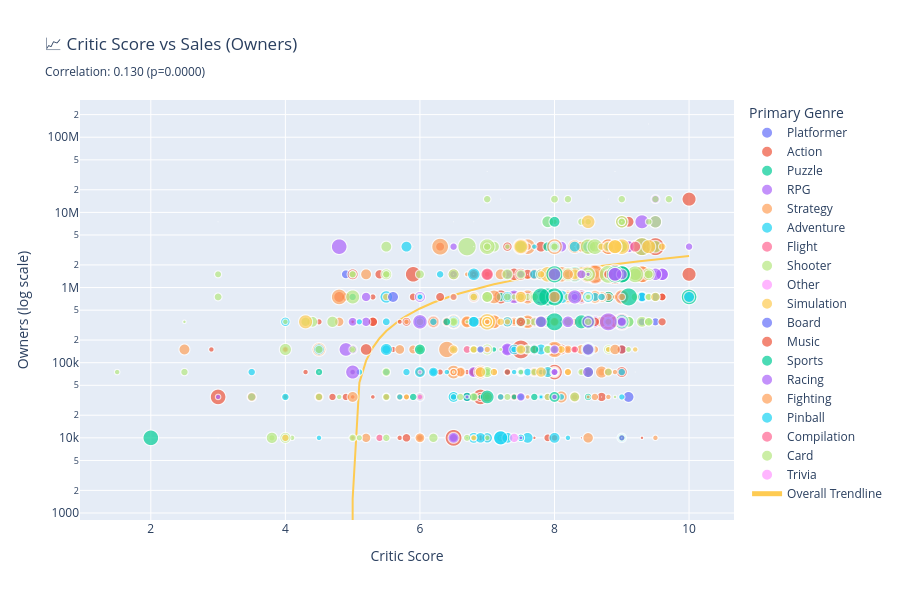

Notebook code cell kept with this figure:
### Markdown cell above
---

# Key Analysis: Does Critic Score Drive Success?

## 1. Critic Score → Sales Correlation

**Question:** Do higher critic scores lead to more sales?

**What to look for:** 
- Positive correlation = Critics drive sales ✅
- Flat trend = Critics don't matter ❌
- Strong R² = Predictable relationship

### Code cell
from scipy import stats

# Calculate correlation
corr, p_value = stats.pearsonr(df_analysis['critic_score'], df_analysis['owners_midpoint'])

# Create scatter plot with trend line
fig = px.scatter(
    df_analysis,
    x='critic_score',
    y='owners_midpoint',
    color='primary_genre',
    size='price',
    hover_data=['title', 'price', 'owners_midpoint'],
    title=f'📈 Critic Score vs Sales (Owners)<br><sub>Correlation: {corr:.3f} (p={p_value:.4f})</sub>',
    labels={'critic_score': 'Critic Score', 'owners_midpoint': 'Number of Owners'},
    trendline='ols',
    trendline_scope='overall',
    height=600
)

fig.update_yaxes(type='log', title='Owners (log scale)')
fig.update_layout(
    showlegend=True,
    legend=dict(title='Primary Genre', orientation='v', x=1.02, y=1)
)

fig.show()

print(f"\n💡 Key Insight: Correlation = {corr:.3f}")
if corr > 0.3:
    print("✅ Strong positive relationship! Better reviews = More sales")
elif corr > 0.1:
    print("⚠️ Weak positive relationship. Reviews help but aren't decisive")
else:
    print("❌ No meaningful relationship. Reviews don't predict sales")

### Figure 1 — Plotly figure (JSON) as saved in the notebook; plotly's stock layout.template omitted (floating-point values rounded to 4 significant figures; data arrays with more than 128 entries replaced by an {"elided": "..."} marker saying what was removed)
{"data": [{"customdata": [["1001 Spikes", 9.99], ["140", 3.99], ["A.R.E.S.: Extinction Agenda", 3.99], ["Aaru's Awakening", 10.99], ["And Yet It Moves", 6.99], ["Bionic Commando Rearmed", 6.49], ["Bit.Trip Runner", 6.99], ["Braid", 10.99], ["Capsized", 5.99], ["DuckTales Remastered", 11.99], ["Escape Goat", 3.99], ["Fenix Rage", 9.99], ["Fez", 6.99], ["Grow Home", 6.69], ["Grow Up", 8.59], ["Guacamelee!", 15.49], ["Hell Yeah! Wrath of the Dead Rabbit", 9.99], ["InMomentum", 6.99], ["Limbo", 6.99], ["Lovers in a Dangerous Spacetime", 10.99], ["Mushroom 11", 10.99], ["Pid", 6.99], ["Prince of Persia", 8.59], ["Psychonauts", 6.99], ["Rayman Origins", 8.59], ["Shovel Knight", 18.99], ["Sideway: New York", 6.99], ["Snapshot", 6.99], ["SteamWorld Dig", 6.99], ["Super Meat Boy", 3.99], ["The Swapper", 11.99], ["They Bleed Pixels", 6.99], ["Thomas Was Alone", 5.99], ["Tobe's Vertical Adventure", 0.79], ["VVVVVV", 3.99]], "hovertemplate": "primary_genre=Platformer<br>Critic Score=%{x}<br>Number of Owners=%{y}<br>price=%{customdata[1]}<br>title=%{customdata[0]}<extra></extra>", "legendgroup": "Platformer", "marker": {"color": "#636efa", "size": [9.99, 3.99, 3.99, 10.99, 6.99, 6.49, 6.99, 10.99, 5.99, 11.99, 3.99, 9.99, 6.99, 6.69, 8.59, 15.49, 9.99, 6.99, 6.99, 10.99, 10.99, 6.99, 8.59, 6.99, 8.59, 18.99, 6.99, 6.99, 6.99, 3.99, 11.99, 6.99, 5.99, 0.79, 3.99], "sizemode": "area", "sizeref": 0.125, "symbol": "circle"}, "mode": "markers", "name": "Platformer", "showlegend": true, "type": "scattergl", "x": [8.0, 8.0, 7.5, 6.7, 8.4, 9.3, 7.0, 8.8, 8.5, 7.0, 8.0, 6.0, 9.5, 8.8, 7.8, 9.1, 4.9, 6.0, 9.0, 8.5, 9.0, 7.8, 9.3, 8.7, 9.5, 9.0, 8.0, 5.0, 9.5, 9.0, 9.3, 8.2, 8.0, 8.0, 7.5], "xaxis": "x", "y": [75000, 350000, 150000, 35000, 350000, 350000, 750000, 1500000, 350000, 350000, 35000, 35000, 1500000, 350000, 75000, 35000, 1500000, 75000, 3500000, 350000, 150000, 750000, 350000, 3500000, 350000, 750000, 75000, 350000, 750000, 10000, 750000, 350000, 750000, 75000, 1500000], "yaxis": "y"}, {"customdata": {"elided": "255x2 mixed values"}, "hovertemplate": "primary_genre=Action<br>Critic Score=%{x}<br>Number of Owners=%{y}<br>price=%{customdata[1]}<br>title=%{customdata[0]}<extra></extra>", "legendgroup": "Action", "marker": {"color": "#EF553B", "size": {"elided": "255 float values"}, "sizemode": "area", "sizeref": 0.125, "symbol": "circle"}, "mode": "markers", "name": "Action", "showlegend": true, "type": "scattergl", "x": {"elided": "255 float values"}, "xaxis": "x", "y": {"elided": "255 int values"}, "yaxis": "y"}, {"customdata": [["7 Wonders: Treasures of Seven", 6.99], ["A Virus Named Tom", 6.99], ["Antichamber", 14.99], ["Bejeweled 3", 4.25], ["Bejeweled Twist", 4.25], ["Cogs", 4.79], ["Contrast", 8.49], ["Crayon Physics Deluxe", 15.99], ["Crazy Machines 2", 7.19], ["Critical Mass", 1.59], ["Expand", 4.79], ["Flock", 3.49], ["Gunpoint", 6], ["Human Fall Flat", 11.99], ["I Am Bread", 9.99], ["Incredipede", 6.99], ["Little Inferno", 6.99], ["Lumines", 2.09], ["Luxor: Quest for the Afterlife", 5.99], ["Luxor 3", 5.99], ["Magnetic: Cage Closed", 11.99], ["Magrunner: Dark Pulse", 6.99], ["MouseCraft", 6.99], ["Mystery Case Files: 13th Skull", 6.99], ["NightSky", 6.99], ["Osmos", 6.99], ["Peggle Nights", 4.25], ["Pony Island", 3.99], ["Puzzle Quest: Galactrix", 6.99], ["Quadrilateral Cowboy", 14.99], ["Quantum Conundrum", 6.99], ["QUBE", 6.99], ["Road Not Taken", 10.99], ["Roogoo", 0.79], ["Rush", 3.99], ["Safecracker: The Ultimate Puzzle Adventure", 4.49], ["Scribblenauts Unlimited", 14.99], ["Scribblenauts Unmasked: A DC Comics Adventure", 14.99], ["Storm", 6.99], ["The Talos Principle", 29.99], ["The Turing Test", 14.99], ["The UnderGarden", 4.99], ["The Witness", 29.99], ["Tiny Brains", 7.19], ["Vessel", 14.99], ["World of Goo", 6.99], ["Yosumin!", 3.99], ["Zen Bound 2", 3.99], ["Zuma's Revenge", 4.25]], "hovertemplate": "primary_genre=Puzzle<br>Critic Score=%{x}<br>Number of Owners=%{y}<br>price=%{customdata[1]}<br>title=%{customdata[0]}<extra></extra>", "legendgroup": "Puzzle", "marker": {"color": "#00cc96", "size": [6.99, 6.99, 14.99, 4.25, 4.25, 4.79, 8.49, 15.99, 7.19, 1.59, 4.79, 3.49, 6.0, 11.99, 9.99, 6.99, 6.99, 2.09, 5.99, 5.99, 11.99, 6.99, 6.99, 6.99, 6.99, 6.99, 4.25, 3.99, 6.99, 14.99, 6.99, 6.99, 10.99, 0.79, 3.99, 4.49, 14.99, 14.99, 6.99, 29.99, 14.99, 4.99, 29.99, 7.19, 14.99, 6.99, 3.99, 3.99, 4.25], "sizemode": "area", "sizeref": 0.125, "symbol": "circle"}, "mode": "markers", "name": "Puzzle", "showlegend": true, "type": "scattergl", "x": [5.9, 7.0, 8.6, 8.0, 7.4, 7.3, 7.5, 8.8, 6.8, 8.0, 8.0, 6.9, 9.0, 7.9, 7.2, 8.5, 5.0, 6.8, 6.0, 7.5, 6.5, 6.8, 7.7, 7.0, 7.5, 8.5, 8.4, 9.0, 8.5, 8.5, 8.0, 6.5, 6.7, 7.1, 8.0, 6.9, 8.8, 9.1, 4.0, 8.3, 7.0, 6.5, 10.0, 4.5, 8.0, 9.0, 7.1, 7.5, 8.0], "xaxis": "x", "y": [35000, 350000, 1500000, 350000, 35000, 10000, 350000, 750000, 150000, 150000, 75000, 35000, 750000, 3500000, 750000, 150000, 750000, 10000, 10000, 35000, 35000, 35000, 35000, 10000, 750000, 750000, 350000, 350000, 35000, 75000, 350000, 350000, 35000, 75000, 350000, 75000, 1500000, 350000, 35000, 1500000, 350000, 35000, 750000, 75000, 350000, 1500000, 150000, 350000, 150000], "yaxis": "y"}, {"customdata": {"elided": "96x2 mixed values"}, "hovertemplate": "primary_genre=RPG<br>Critic Score=%{x}<br>Number of Owners=%{y}<br>price=%{customdata[1]}<br>title=%{customdata[0]}<extra></extra>", "legendgroup": "RPG", "marker": {"color": "#ab63fa", "size": [2.79, 0.0, 6.99, 4.79, 26.99, 11.49, 0.0, 12.49, 0.0, 9.99, 6.99, 10.99, 0.0, 18.99, 0.0, 14.99, 29.99, 14.99, 14.99, 0.0, 14.99, 0.0, 6.99, 4.99, 4.99, 3.49, 0.0, 0.0, 0.0, 6.99, 7.99, 19.99, 5.59, 10.99, 9.99, 2.99, 10.99, 0.0, 9.99, 8.99, 4.99, 19.99, 10.99, 3.99, 10.99, 17.99, 14.99, 6.99, 23.79, 7.99, 19.99, 19.99, 19.99, 20.99, 7.99, 14.99, 7.99, 15.49, 10.99, 22.99, 12.99, 0.0, 7.99, 7.99, 10.99, 10.99, 0.0, 7.99, 10.99, 10.99, 10.99, 25.99, 0.0, 7.19, 7.19, 7.19, 7.19, 7.19, 10.99, 3.99, 10.99, 12.99, 12.99, 14.99, 9.99, 0.0, 23.99, 6.99, 14.99, 24.99, 10.99, 6.99, 14.99, 6.99, 14.99, 23.79], "sizemode": "area", "sizeref": 0.125, "symbol": "circle"}, "mode": "markers", "name": "RPG", "showlegend": true, "type": "scattergl", "x": [8.8, 4.5, 7.0, 8.0, 7.8, 7.8, 7.6, 9.3, 8.0, 6.5, 8.0, 7.6, 8.0, 9.1, 7.0, 6.8, 9.0, 7.0, 7.6, 9.4, 9.0, 5.1, 7.6, 8.5, 6.5, 8.5, 8.0, 9.0, 8.5, 7.0, 9.0, 9.5, 7.0, 8.0, 5.5, 9.0, 7.0, 9.0, 7.7, 8.6, 8.1, 9.0, 5.0, 6.0, 8.5, 8.6, 7.3, 6.8, 7.4, 9.2, 9.6, 9.6, 9.5, 7.3, 8.0, 8.1, 7.5, 7.7, 5.2, 9.0, 7.5, 8.5, 8.6, 6.5, 5.2, 9.0, 7.9, 6.5, 7.8, 6.5, 7.3, 9.0, 6.8, 7.6, 9.0, 6.5, 9.0, 8.7, 8.8, 7.5, 9.0, 8.9, 9.3, 7.8, 9.5, 8.3, 4.9, 8.5, 9.0, 9.3, 8.0, 7.5, 6.0, 10.0, 8.4, 8.4], "xaxis": "x", "y": [350000, 75000, 350000, 750000, 750000, 350000, 1500000, 750000, 35000, 150000, 350000, 150000, 750000, 3500000, 3500000, 75000, 350000, 750000, 750000, 150000000, 750000, 350000, 150000, 750000, 750000, 750000, 1500000, 750000, 750000, 75000, 3500000, 7500000, 75000, 750000, 1500000, 350000, 350000, 10000, 350000, 350000, 350000, 750000, 150000, 10000, 750000, 350000, 150000, 10000, 750000, 1500000, 1500000, 1500000, 1500000, 150000, 1500000, 3500000, 1500000, 150000, 350000, 1500000, 350000, 3500000, 750000, 1500000, 750000, 1500000, 75000, 150000, 350000, 350000, 1500000, 3500000, 1500000, 3500000, 3500000, 3500000, 3500000, 3500000, 3500000, 3500000, 3500000, 1500000, 1500000, 1500000, 15000000, 3500000, 150000, 3500000, 3500000, 7500000, 350000, 1500000, 750000, 3500000, 750000, 750000], "yaxis": "y"}, {"customdata": {"elided": "209x2 mixed values"}, "hovertemplate": "primary_genre=Strategy<br>Critic Score=%{x}<br>Number of Owners=%{y}<br>price=%{customdata[1]}<br>title=%{customdata[0]}<extra></extra>", "legendgroup": "Strategy", "marker": {"color": "#FFA15A", "size": {"elided": "209 float values"}, "sizemode": "area", "sizeref": 0.125, "symbol": "circle"}, "mode": "markers", "name": "Strategy", "showlegend": true, "type": "scattergl", "x": {"elided": "209 float values"}, "xaxis": "x", "y": {"elided": "209 int values"}, "yaxis": "y"}, {"customdata": {"elided": "133x2 mixed values"}, "hovertemplate": "primary_genre=Adventure<br>Critic Score=%{x}<br>Number of Owners=%{y}<br>price=%{customdata[1]}<br>title=%{customdata[0]}<extra></extra>", "legendgroup": "Adventure", "marker": {"color": "#19d3f3", "size": {"elided": "133 float values"}, "sizemode": "area", "sizeref": 0.125, "symbol": "circle"}, "mode": "markers", "name": "Adventure", "showlegend": true, "type": "scattergl", "x": {"elided": "133 float values"}, "xaxis": "x", "y": {"elided": "133 int values"}, "yaxis": "y"}, {"customdata": [["Air Conflicts: Vietnam", 11.39], ["Battle of Europe", 6.99], ["Microsoft Flight Simulator X", 19.99], ["Thunder Wolves", 7.99], ["War Thunder", 0], ["Wings of Prey", 6.99]], "hovertemplate": "primary_genre=Flight<br>Critic Score=%{x}<br>Number of Owners=%{y}<br>price=%{customdata[1]}<br>title=%{customdata[0]}<extra></extra>", "legendgroup": "Flight", "marker": {"color": "#FF6692", "size": [11.39, 6.99, 19.99, 7.99, 0.0, 6.99], "sizemode": "area", "sizeref": 0.125, "symbol": "circle"}, "mode": "markers", "name": "Flight", "showlegend": true, "type": "scattergl", "x": [3.5, 5.4, 7.0, 6.7, 7.2, 8.3], "xaxis": "x", "y": [35000, 10000, 1500000, 150000, 15000000, 150000], "yaxis": "y"}, {"customdata": {"elided": "195x2 mixed values"}, "hovertemplate": "primary_genre=Shooter<br>Critic Score=%{x}<br>Number of Owners=%{y}<br>price=%{customdata[1]}<br>title=%{customdata[0]}<extra></extra>", "legendgroup": "Shooter", "marker": {"color": "#B6E880", "size": {"elided": "195 float values"}, "sizemode": "area", "sizeref": 0.125, "symbol": "circle"}, "mode": "markers", "name": "Shooter", "showlegend": true, "type": "scattergl", "x": {"elided": "195 float values"}, "xaxis": "x", "y": {"elided": "195 int values"}, "yaxis": "y"}, {"customdata": [["Analogue: A Hate Story", 7.19], ["Blueberry Garden", 3.99], ["Gravity Ghost", 10.99], ["Musaic Box", 3.99]], "hovertemplate": "primary_genre=Other<br>Critic Score=%{x}<br>Number of Owners=%{y}<br>price=%{customdata[1]}<br>title=%{customdata[0]}<extra></extra>", "legendgroup": "Other", "marker": {"color": "#FF97FF", "size": [7.19, 3.99, 10.99, 3.99], "sizemode": "area", "sizeref": 0.125, "symbol": "circle"}, "mode": "markers", "name": "Other", "showlegend": true, "type": "scattergl", "x": [7.0, 6.0, 7.4, 8.0], "xaxis": "x", "y": [150000, 35000, 10000, 35000], "yaxis": "y"}, {"customdata": [["Anno 2205", 33.99], ["Banished", 14.99], ["Chris Sawyer's Locomotion", 4.79], ["Cities: Skylines", 22.99], ["Cities in Motion", 14.99], ["Cities in Motion 2", 14.99], ["Cities XL", 7.49], ["CivCity: Rome", 5.99], ["Coffee Tycoon", 7.19], ["Combat Wings: Battle of Britain", 4.99], ["Consortium", 6.99], ["Farming Simulator 2013", 7.19], ["Flight Control HD", 2.99], ["From Dust", 8.59], ["FTL: Faster Than Light", 6.99], ["Gone Home", 10.99], ["Kerbal Space Program", 29.99], ["Light of Altair", 11.99], ["Papers, Please", 6.99], ["Patrician III", 3.99], ["Patrician IV: Conquest By Trade", 9.99], ["Project Highrise", 14.99], ["Railroad Tycoon 3", 5.99], ["Rebel Galaxy", 14.99], ["Restaurant Empire", 13.99], ["Restaurant Empire 2", 13.99], ["Reus", 6.99], ["RollerCoaster Tycoon 2: Wacky Worlds", 6.99], ["RollerCoaster Tycoon 3", 10.99], ["Sid Meier's Civilization: Beyond Earth", 29.99], ["Sid Meier's Railroads!", 5.99], ["Silent Hunter: Wolves of the Pacific", 8.59], ["Silent Hunter III", 4.29], ["Space Colony", 11.99], ["Spacebase DF-9", 6.99], ["Spore", 14.99], ["Surgeon Simulator 2013", 6.99], ["The Sims 2", 24.99], ["The Sims 3", 24.99], ["The Sims 3 (Collector's Edition)", 24.99], ["The Sims 4", 24.99], ["Thrillville: Off the Rails", 7.19], ["Trauma", 4.39], ["Wildlife Park", 4.99], ["X Rebirth", 24.99], ["X2: The Threat", 4.99], ["X3: Reunion", 9.99], ["X3: Terran Conflict", 15.99]], "hovertemplate": "primary_genre=Simulation<br>Critic Score=%{x}<br>Number of Owners=%{y}<br>price=%{customdata[1]}<br>title=%{customdata[0]}<extra></extra>", "legendgroup": "Simulation", "marker": {"color": "#FECB52", "size": [33.99, 14.99, 4.79, 22.99, 14.99, 14.99, 7.49, 5.99, 7.19, 4.99, 6.99, 7.19, 2.99, 8.59, 6.99, 10.99, 29.99, 11.99, 6.99, 3.99, 9.99, 14.99, 5.99, 14.99, 13.99, 13.99, 6.99, 6.99, 10.99, 29.99, 5.99, 8.59, 4.29, 11.99, 6.99, 14.99, 6.99, 24.99, 24.99, 24.99, 24.99, 7.19, 4.39, 4.99, 24.99, 4.99, 9.99, 15.99], "sizemode": "area", "sizeref": 0.125, "symbol": "circle"}, "mode": "markers", "name": "Simulation", "showlegend": true, "type": "scattergl", "x": [7.0, 8.3, 5.8, 8.5, 7.0, 7.5, 8.1, 8.2, 4.0, 7.0, 7.2, 7.1, 8.0, 8.5, 9.6, 9.5, 9.0, 7.0, 8.7, 9.2, 6.5, 7.0, 8.8, 8.0, 7.8, 6.9, 6.8, 5.5, 8.5, 7.9, 8.0, 8.8, 8.8, 7.5, 6.8, 8.8, 7.8, 9.4, 8.9, 8.9, 7.5, 7.9, 7.0, 6.8, 4.3, 7.3, 8.0, 8.0], "xaxis": "x", "y": [350000, 1500000, 35000, 7500000, 350000, 750000, 150000, 75000, 10000, 150000, 350000, 75000, 75000, 350000, 3500000, 750000, 3500000, 35000, 3500000, 150000, 150000, 350000, 350000, 750000, 75000, 75000, 750000, 750000, 150000, 1500000, 750000, 75000, 150000, 150000, 150000, 3500000, 1500000, 3500000, 3500000, 3500000, 3500000, 35000, 350000, 10000, 350000, 350000, 350000, 750000], "yaxis": "y"}, {"customdata": [["Armello", 14.99], ["Hero Academy", 4.79], ["The Witcher Adventure Game", 6.99]], "hovertemplate": "primary_genre=Board<br>Critic Score=%{x}<br>Number of Owners=%{y}<br>price=%{customdata[1]}<br>title=%{customdata[0]}<extra></extra>", "legendgroup": "Board", "marker": {"color": "#636efa", "size": [14.99, 4.79, 6.99], "sizemode": "area", "sizeref": 0.125, "symbol": "circle"}, "mode": "markers", "name": "Board", "showlegend": true, "type": "scattergl", "x": [5.6, 9.0, 6.9], "xaxis": "x", "y": [750000, 10000, 150000], "yaxis": "y"}, {"customdata": [["Audiosurf", 10.99], ["Audiosurf 2", 10.99], ["Crypt of the Necrodancer", 10.99], ["Soundodger", 5.59]], "hovertemplate": "primary_genre=Music<br>Critic Score=%{x}<br>Number of Owners=%{y}<br>price=%{customdata[1]}<br>title=%{customdata[0]}<extra></extra>", "legendgroup": "Music", "marker": {"color": "#EF553B", "size": [10.99, 10.99, 10.99, 5.59], "sizemode": "area", "sizeref": 0.125, "symbol": "circle"}, "mode": "markers", "name": "Music", "showlegend": true, "type": "scattergl", "x": [8.6, 7.5, 8.8, 7.3], "xaxis": "x", "y": [350000, 350000, 1500000, 75000], "yaxis": "y"}, {"customdata": [["Blood Bowl", 7.99], ["Blood Bowl II", 14.99], ["Dangerous Golf", 14.99], ["Don Bradman Cricket", 15.49], ["Football Manager 2012", 37.99], ["Football Manager 2013", 37.99], ["Football Manager 2014", 37.99], ["Football Manager 2015", 37.99], ["FreeStyle Street Basketball", 0], ["NBA 2K10", 39.99], ["NBA 2K11", 39.99], ["NBA 2K13", 39.99], ["NBA 2K15", 39.99], ["NBA 2K9", 39.99], ["OlliOlli", 9.99], ["Out of the Park Baseball 15", 14.99], ["Pro Evolution Soccer 2013", 24.99], ["Pro Evolution Soccer 2014", 24.99], ["Pro Evolution Soccer 2015", 24.99], ["Rocket League", 14.99], ["Rugby 15", 29.99], ["The Golf Club", 22.99]], "hovertemplate": "primary_genre=Sports<br>Critic Score=%{x}<br>Number of Owners=%{y}<br>price=%{customdata[1]}<br>title=%{customdata[0]}<extra></extra>", "legendgroup": "Sports", "marker": {"color": "#00cc96", "size": [7.99, 14.99, 14.99, 15.49, 37.99, 37.99, 37.99, 37.99, 0.0, 39.99, 39.99, 39.99, 39.99, 39.99, 9.99, 14.99, 24.99, 24.99, 24.99, 14.99, 29.99, 22.99], "sizemode": "area", "sizeref": 0.125, "symbol": "circle"}, "mode": "markers", "name": "Sports", "showlegend": true, "type": "scattergl", "x": [6.4, 7.8, 6.0, 8.0, 9.0, 9.0, 8.0, 8.9, 6.8, 7.9, 8.0, 9.1, 7.8, 8.0, 7.7, 8.5, 8.5, 8.4, 9.0, 8.0, 2.0, 7.0], "xaxis": "x", "y": [350000, 350000, 150000, 35000, 1500000, 1500000, 1500000, 1500000, 3500000, 750000, 750000, 750000, 750000, 350000, 150000, 150000, 350000, 350000, 350000, 7500000, 10000, 35000], "yaxis": "y"}, {"customdata": [["Burnout Paradise: The Ultimate Box", 9.99], ["Death Track: Resurrection", 1.99], ["Dirt Rally", 24.99], ["Ducati World Championship", 3.99], ["F1 2012", 14.99], ["F1 2013", 9.99], ["F1 2015", 29.99], ["F1 2016", 39.99], ["FlatOut: Ultimate Carnage", 16.99], ["FlatOut 2", 5.99], ["Grid 2", 19.98], ["Grid Autosport", 24.99], ["L.A. Street Racing", 9.29], ["MX vs. ATV Unleashed", 8.99], ["Need for Speed: Hot Pursuit", 14.99], ["Need for Speed Shift", 9.99], ["Need for Speed Undercover", 9.99], ["Nimbus", 5.99], ["Off-Road Drive", 3.99], ["Project CARS", 23.39], ["Proun", 0], ["RACE 07", 2.49], ["RC Cars", 1.99], ["Shift 2 Unleashed", 19.99], ["Split/Second", 15.49], ["Test Drive: Ferrari Racing Legends", 14.99], ["The Crew", 25.99], ["Trackmania 2: Canyon", 16.99], ["Trials 2: Second Edition", 5.99], ["Trials Fusion", 16.99], ["WRC 3 FIA World Rally Championship", 24.99], ["Xpand Rally", 3.99]], "hovertemplate": "primary_genre=Racing<br>Critic Score=%{x}<br>Number of Owners=%{y}<br>price=%{customdata[1]}<br>title=%{customdata[0]}<extra></extra>", "legendgroup": "Racing", "marker": {"color": "#ab63fa", "size": [9.99, 1.99, 24.99, 3.99, 14.99, 9.99, 29.99, 39.99, 16.99, 5.99, 19.98, 24.99, 9.29, 8.99, 14.99, 9.99, 9.99, 5.99, 3.99, 23.39, 0.0, 2.49, 1.99, 19.99, 15.49, 14.99, 25.99, 16.99, 5.99, 16.99, 24.99, 3.99], "sizemode": "area", "sizeref": 0.125, "symbol": "circle"}, "mode": "markers", "name": "Racing", "showlegend": true, "type": "scattergl", "x": [8.4, 6.7, 8.9, 3.0, 9.0, 8.0, 4.8, 8.8, 7.8, 8.3, 8.0, 8.3, 6.5, 7.5, 9.0, 9.0, 5.0, 8.0, 5.0, 8.9, 8.0, 8.5, 7.5, 8.5, 8.5, 6.5, 6.0, 8.5, 8.0, 8.2, 5.0, 8.0], "xaxis": "x", "y": [1500000, 35000, 1500000, 35000, 350000, 150000, 3500000, 350000, 350000, 750000, 1500000, 750000, 10000, 35000, 1500000, 350000, 350000, 75000, 75000, 1500000, 35000, 1500000, 10000, 350000, 75000, 10000, 350000, 150000, 75000, 350000, 75000, 35000], "yaxis": "y"}, {"customdata": [["Divekick", 3.99], ["Injustice: Gods Among Us -- Ultimate Edition", 14.99], ["Nidhogg", 6.99], ["Punch Club", 6.99], ["Street Fighter IV", 13.99], ["Street Fighter V", 15.99]], "hovertemplate": "primary_genre=Fighting<br>Critic Score=%{x}<br>Number of Owners=%{y}<br>price=%{customdata[1]}<br>title=%{customdata[0]}<extra></extra>", "legendgroup": "Fighting", "marker": {"color": "#FFA15A", "size": [3.99, 14.99, 6.99, 6.99, 13.99, 15.99], "sizemode": "area", "sizeref": 0.125, "symbol": "circle"}, "mode": "markers", "name": "Fighting", "showlegend": true, "type": "scattergl", "x": [7.0, 8.2, 9.0, 6.5, 8.9, 8.0], "xaxis": "x", "y": [350000, 1500000, 750000, 750000, 150000, 750000], "yaxis": "y"}, {"customdata": [["Dream Pinball 3D", 4.99], ["The Pinball Arcade", 0]], "hovertemplate": "primary_genre=Pinball<br>Critic Score=%{x}<br>Number of Owners=%{y}<br>price=%{customdata[1]}<br>title=%{customdata[0]}<extra></extra>", "legendgroup": "Pinball", "marker": {"color": "#19d3f3", "size": [4.99, 0.0], "sizemode": "area", "sizeref": 0.125, "symbol": "circle"}, "mode": "markers", "name": "Pinball", "showlegend": true, "type": "scattergl", "x": [5.1, 9.0], "xaxis": "x", "y": [350000, 10000], "yaxis": "y"}, {"customdata": [["Grand Theft Auto: Episodes from Liberty City", 14.99]], "hovertemplate": "primary_genre=Compilation<br>Critic Score=%{x}<br>Number of Owners=%{y}<br>price=%{customdata[1]}<br>title=%{customdata[0]}<extra></extra>", "legendgroup": "Compilation", "marker": {"color": "#FF6692", "size": [14.99], "sizemode": "area", "sizeref": 0.125, "symbol": "circle"}, "mode": "markers", "name": "Compilation", "showlegend": true, "type": "scattergl", "x": [9.2], "xaxis": "x", "y": [3500000], "yaxis": "y"}, {"customdata": [["Hand of Fate", 14.99], ["Magic: The Gathering -- Duels of the Planeswalkers", 0], ["Magic: The Gathering -- Duels of the Planeswalkers 2012", 0], ["Magic: The Gathering -- Duels of the Planeswalkers 2013", 6.99], ["Magic: The Gathering -- Duels of the Planeswalkers 2014", 0]], "hovertemplate": "primary_genre=Card<br>Critic Score=%{x}<br>Number of Owners=%{y}<br>price=%{customdata[1]}<br>title=%{customdata[0]}<extra></extra>", "legendgroup": "Card", "marker": {"color": "#B6E880", "size": [14.99, 0.0, 0.0, 6.99, 0.0], "sizemode": "area", "sizeref": 0.125, "symbol": "circle"}, "mode": "markers", "name": "Card", "showlegend": true, "type": "scattergl", "x": [7.0, 7.5, 8.5, 8.5, 8.1], "xaxis": "x", "y": [750000, 350000, 350000, 350000, 350000], "yaxis": "y"}, {"customdata": [["You Don't Know Jack", 1.99]], "hovertemplate": "primary_genre=Trivia<br>Critic Score=%{x}<br>Number of Owners=%{y}<br>price=%{customdata[1]}<br>title=%{customdata[0]}<extra></extra>", "legendgroup": "Trivia", "marker": {"color": "#FF97FF", "size": [1.99], "sizemode": "area", "sizeref": 0.125, "symbol": "circle"}, "mode": "markers", "name": "Trivia", "showlegend": true, "type": "scattergl", "x": [6.0], "xaxis": "x", "y": [75000], "yaxis": "y"}, {"hovertemplate": "<b>OLS trendline</b><br>owners_midpoint = 524742 * critic_score + -2.62217e+06<br>R<sup>2</sup>=0.016858<br><br>Critic Score=%{x}<br>Number of Owners=%{y} <b>(trend)</b><extra></extra>", "legendgroup": "Overall Trendline", "line": {"color": "#FECB52"}, "mode": "lines", "name": "Overall Trendline", "showlegend": true, "type": "scatter", "x": {"elided": "1106 float values"}, "xaxis": "x", "y": {"elided": "1106 float values"}, "yaxis": "y"}], "layout": {"height": 600, "legend": {"itemsizing": "constant", "orientation": "v", "title": {"text": "Primary Genre"}, "tracegroupgap": 0, "x": 1.02, "y": 1}, "showlegend": true, "title": {"text": "📈 Critic Score vs Sales (Owners)<br><sub>Correlation: 0.130 (p=0.0000)</sub>"}, "xaxis": {"anchor": "y", "domain": [0, 1], "title": {"text": "Critic Score"}}, "yaxis": {"anchor": "x", "domain": [0, 1], "title": {"text": "Owners (log scale)"}, "type": "log"}}}
